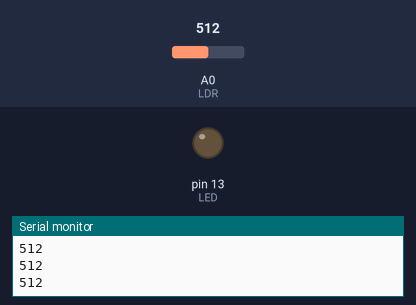
Bench run of a sketch on a simulated Arduino Uno, built with avr-gcc and run on an emulated ATmega328P. Parts: output pins drawn as LEDs (lit = HIGH), the last lines printed to the serial monitor. The inputs (shaded band) are chosen by the test bench; at power-on: A0 (LDR) = 512.

Above: at 1.2 s.
1.3 s: A0 (LDR) set to 317
2.8 s: A0 (LDR) set to 283
At 3.5 s:
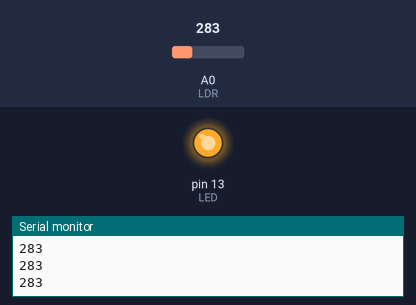
4.3 s: A0 (LDR) set to 306
At 4.8 s:
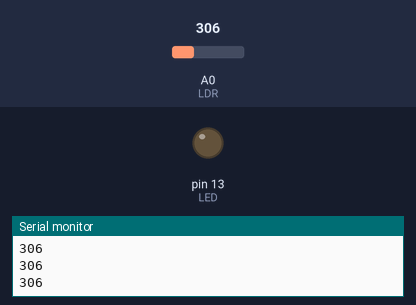
5.8 s: A0 (LDR) set to 122
At 6.1 s:
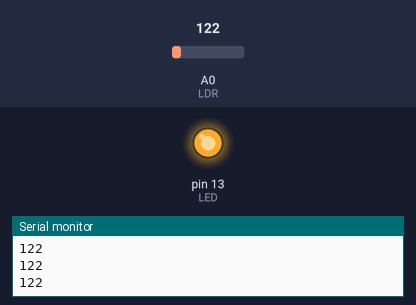
Timing chart, 0 to 8.3 s (numbered marks = the images above; inputs shaded):
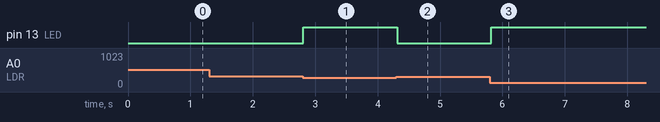

The sketch:

auto_light.ino
```cpp
// যন্ত্রমন্ত্র · Arduino ক্লাস #৪ · অন্ধকার হলেই নিজে জ্বলে ওঠা আলো
// জিনিস: Arduino Uno, LDR, 10k resistor, LED + 220Ω resistor (অথবা বোর্ডের নিজের pin 13 LED)
//
// LDR-এর এক পা → 5V
// LDR-এর অন্য পা → A0, আর সেখান থেকেই 10k resistor → GND
// (তাই আলো কমলে A0-র সংখ্যাও কমে)
// LED: লম্বা পা → 220Ω → pin 13 · ছোট পা → GND

const int LDR = A0, LED = 13;
const int DARK = 300;   // তোমার ঘরে Serial Monitor দেখে এটা বদলে নাও

void setup() {
  pinMode(LED, OUTPUT);
  Serial.begin(9600);
}

void loop() {
  int light = analogRead(LDR);   // 0 থেকে 1023
  Serial.println(light);
  if (light < DARK) {
    digitalWrite(LED, HIGH);     // অন্ধকার → জ্বালাও
  } else {
    digitalWrite(LED, LOW);      // আলো আছে → নেভাও
  }
  delay(100);
}
```

Measured:
- the behaviour switches between 300 and 299 on A0 (LDR) (found by bisection; images 0 and 1)
- after the input at 2.8 s, pin 13 (LED): LOW → HIGH at once
- after the input at 4.3 s, pin 13 (LED): HIGH → LOW at once
- after the input at 5.8 s, pin 13 (LED): LOW → HIGH at once
